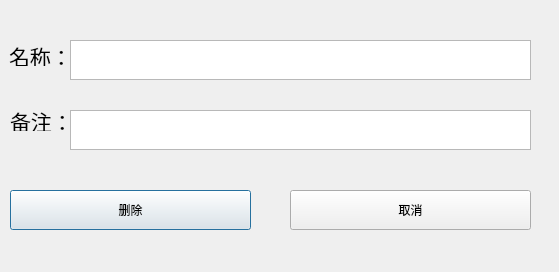
<?xml version="1.0" encoding="UTF-8"?>
<ui version="4.0">
 <class>Dialog_del</class>
 <widget class="QDialog" name="Dialog_del">
  <property name="geometry">
   <rect>
    <x>0</x>
    <y>0</y>
    <width>559</width>
    <height>272</height>
   </rect>
  </property>
  <property name="windowTitle">
   <string>Dialog</string>
  </property>
  <widget class="QLabel" name="label">
   <property name="geometry">
    <rect>
     <x>9</x>
     <y>45</y>
     <width>63</width>
     <height>21</height>
    </rect>
   </property>
   <property name="font">
    <font>
     <pointsize>16</pointsize>
    </font>
   </property>
   <property name="text">
    <string>名称：</string>
   </property>
  </widget>
  <widget class="QLabel" name="label_2">
   <property name="geometry">
    <rect>
     <x>10</x>
     <y>110</y>
     <width>63</width>
     <height>21</height>
    </rect>
   </property>
   <property name="font">
    <font>
     <pointsize>16</pointsize>
    </font>
   </property>
   <property name="text">
    <string>备注：</string>
   </property>
  </widget>
  <widget class="QPushButton" name="pushButton_del_del">
   <property name="geometry">
    <rect>
     <x>10</x>
     <y>190</y>
     <width>241</width>
     <height>40</height>
    </rect>
   </property>
   <property name="minimumSize">
    <size>
     <width>200</width>
     <height>40</height>
    </size>
   </property>
   <property name="text">
    <string>删除</string>
   </property>
  </widget>
  <widget class="QPushButton" name="pushButton_del_cancel">
   <property name="geometry">
    <rect>
     <x>290</x>
     <y>190</y>
     <width>241</width>
     <height>40</height>
    </rect>
   </property>
   <property name="minimumSize">
    <size>
     <width>200</width>
     <height>40</height>
    </size>
   </property>
   <property name="text">
    <string>取消</string>
   </property>
  </widget>
  <widget class="QTextBrowser" name="textBrowser_del_name">
   <property name="geometry">
    <rect>
     <x>70</x>
     <y>40</y>
     <width>461</width>
     <height>40</height>
    </rect>
   </property>
   <property name="minimumSize">
    <size>
     <width>0</width>
     <height>40</height>
    </size>
   </property>
  </widget>
  <widget class="QTextBrowser" name="textBrowser_del_remark">
   <property name="geometry">
    <rect>
     <x>70</x>
     <y>110</y>
     <width>461</width>
     <height>40</height>
    </rect>
   </property>
   <property name="minimumSize">
    <size>
     <width>0</width>
     <height>40</height>
    </size>
   </property>
  </widget>
 </widget>
 <resources/>
 <connections/>
</ui>
